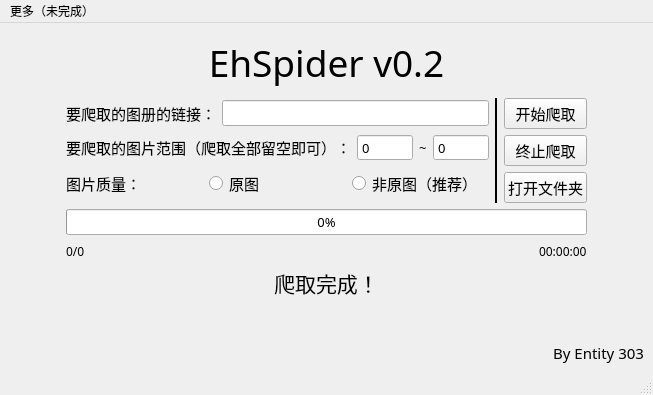
<?xml version="1.0" encoding="UTF-8"?>
<ui version="4.0">
 <class>MainWindow</class>
 <widget class="QMainWindow" name="MainWindow">
  <property name="geometry">
   <rect>
    <x>0</x>
    <y>0</y>
    <width>653</width>
    <height>395</height>
   </rect>
  </property>
  <property name="windowTitle">
   <string>EhSpider v0.2</string>
  </property>
  <widget class="QWidget" name="centralwidget">
   <layout class="QGridLayout" name="gridLayout_3">
    <item row="0" column="1">
     <widget class="QLabel" name="title">
      <property name="font">
       <font>
        <family>微软雅黑</family>
        <pointsize>28</pointsize>
       </font>
      </property>
      <property name="text">
       <string>EhSpider v0.2</string>
      </property>
      <property name="alignment">
       <set>Qt::AlignCenter</set>
      </property>
     </widget>
    </item>
    <item row="1" column="0">
     <spacer name="horizontalSpacer">
      <property name="orientation">
       <enum>Qt::Horizontal</enum>
      </property>
      <property name="sizeHint" stdset="0">
       <size>
        <width>3</width>
        <height>20</height>
       </size>
      </property>
     </spacer>
    </item>
    <item row="1" column="1">
     <layout class="QGridLayout" name="gridLayout_5">
      <item row="0" column="0" rowspan="2">
       <layout class="QGridLayout" name="gridLayout_4">
        <item row="0" column="0">
         <layout class="QGridLayout" name="gridLayout">
          <item row="0" column="0">
           <layout class="QHBoxLayout" name="horizontalLayout">
            <item>
             <widget class="QLabel" name="label_2">
              <property name="font">
               <font>
                <family>微软雅黑</family>
                <pointsize>11</pointsize>
               </font>
              </property>
              <property name="text">
               <string>要爬取的图册的链接：</string>
              </property>
             </widget>
            </item>
            <item>
             <widget class="QLineEdit" name="linkInputBox">
              <property name="sizePolicy">
               <sizepolicy hsizetype="Expanding" vsizetype="Fixed">
                <horstretch>0</horstretch>
                <verstretch>0</verstretch>
               </sizepolicy>
              </property>
              <property name="font">
               <font>
                <family>微软雅黑</family>
                <pointsize>10</pointsize>
               </font>
              </property>
              <property name="text">
               <string/>
              </property>
             </widget>
            </item>
           </layout>
          </item>
          <item row="1" column="0">
           <layout class="QHBoxLayout" name="horizontalLayout_5">
            <item>
             <widget class="QLabel" name="label_3">
              <property name="font">
               <font>
                <family>微软雅黑</family>
                <pointsize>11</pointsize>
               </font>
              </property>
              <property name="text">
               <string>要爬取的图片范围（爬取全部留空即可）：</string>
              </property>
             </widget>
            </item>
            <item>
             <layout class="QHBoxLayout" name="horizontalLayout_2">
              <item>
               <widget class="QSpinBox" name="spinBox">
                <property name="font">
                 <font>
                  <family>微软雅黑</family>
                  <pointsize>10</pointsize>
                 </font>
                </property>
                <property name="buttonSymbols">
                 <enum>QAbstractSpinBox::NoButtons</enum>
                </property>
                <property name="maximum">
                 <number>9999999</number>
                </property>
               </widget>
              </item>
              <item>
               <widget class="QLabel" name="label">
                <property name="font">
                 <font>
                  <family>微软雅黑</family>
                  <pointsize>10</pointsize>
                 </font>
                </property>
                <property name="text">
                 <string>~</string>
                </property>
               </widget>
              </item>
              <item>
               <widget class="QSpinBox" name="spinBox_2">
                <property name="font">
                 <font>
                  <family>微软雅黑</family>
                  <pointsize>10</pointsize>
                 </font>
                </property>
                <property name="buttonSymbols">
                 <enum>QAbstractSpinBox::NoButtons</enum>
                </property>
                <property name="minimum">
                 <number>0</number>
                </property>
                <property name="maximum">
                 <number>9999999</number>
                </property>
                <property name="stepType">
                 <enum>QAbstractSpinBox::DefaultStepType</enum>
                </property>
                <property name="value">
                 <number>0</number>
                </property>
               </widget>
              </item>
             </layout>
            </item>
           </layout>
          </item>
          <item row="2" column="0">
           <layout class="QHBoxLayout" name="horizontalLayout_3">
            <item>
             <widget class="QLabel" name="label_4">
              <property name="font">
               <font>
                <family>微软雅黑</family>
                <pointsize>11</pointsize>
               </font>
              </property>
              <property name="text">
               <string>图片质量：</string>
              </property>
             </widget>
            </item>
            <item>
             <widget class="QRadioButton" name="radioButton">
              <property name="font">
               <font>
                <family>微软雅黑</family>
                <pointsize>11</pointsize>
               </font>
              </property>
              <property name="layoutDirection">
               <enum>Qt::LeftToRight</enum>
              </property>
              <property name="text">
               <string>原图</string>
              </property>
              <attribute name="buttonGroup">
               <string notr="true">buttonGroup</string>
              </attribute>
             </widget>
            </item>
            <item>
             <widget class="QRadioButton" name="radioButton_2">
              <property name="font">
               <font>
                <family>微软雅黑</family>
                <pointsize>11</pointsize>
               </font>
              </property>
              <property name="text">
               <string>非原图（推荐）</string>
              </property>
              <attribute name="buttonGroup">
               <string notr="true">buttonGroup</string>
              </attribute>
             </widget>
            </item>
           </layout>
          </item>
         </layout>
        </item>
        <item row="0" column="1">
         <widget class="Line" name="line">
          <property name="frameShadow">
           <enum>QFrame::Plain</enum>
          </property>
          <property name="lineWidth">
           <number>2</number>
          </property>
          <property name="midLineWidth">
           <number>0</number>
          </property>
          <property name="orientation">
           <enum>Qt::Vertical</enum>
          </property>
         </widget>
        </item>
        <item row="0" column="2">
         <layout class="QVBoxLayout" name="verticalLayout">
          <item>
           <widget class="QPushButton" name="startCrawling">
            <property name="font">
             <font>
              <family>微软雅黑</family>
              <pointsize>11</pointsize>
             </font>
            </property>
            <property name="text">
             <string>开始爬取</string>
            </property>
           </widget>
          </item>
          <item>
           <widget class="QPushButton" name="stopCrawling">
            <property name="font">
             <font>
              <family>微软雅黑</family>
              <pointsize>11</pointsize>
             </font>
            </property>
            <property name="text">
             <string>终止爬取</string>
            </property>
           </widget>
          </item>
          <item>
           <widget class="QPushButton" name="openFolder">
            <property name="font">
             <font>
              <family>微软雅黑</family>
              <pointsize>11</pointsize>
             </font>
            </property>
            <property name="text">
             <string>打开文件夹</string>
            </property>
           </widget>
          </item>
         </layout>
        </item>
       </layout>
      </item>
      <item row="2" column="0">
       <layout class="QGridLayout" name="gridLayout_2">
        <item row="2" column="0">
         <widget class="QLabel" name="status">
          <property name="font">
           <font>
            <family>微软雅黑</family>
            <pointsize>16</pointsize>
           </font>
          </property>
          <property name="text">
           <string>爬取完成！</string>
          </property>
          <property name="alignment">
           <set>Qt::AlignCenter</set>
          </property>
         </widget>
        </item>
        <item row="1" column="0">
         <layout class="QHBoxLayout" name="horizontalLayout_4">
          <item>
           <widget class="QLabel" name="progress">
            <property name="font">
             <font>
              <family>微软雅黑</family>
             </font>
            </property>
            <property name="text">
             <string>0/0</string>
            </property>
           </widget>
          </item>
          <item>
           <spacer name="horizontalSpacer_3">
            <property name="orientation">
             <enum>Qt::Horizontal</enum>
            </property>
            <property name="sizeHint" stdset="0">
             <size>
              <width>40</width>
              <height>20</height>
             </size>
            </property>
           </spacer>
          </item>
          <item>
           <widget class="QLabel" name="time">
            <property name="font">
             <font>
              <family>微软雅黑</family>
             </font>
            </property>
            <property name="text">
             <string>00:00:00</string>
            </property>
           </widget>
          </item>
         </layout>
        </item>
        <item row="0" column="0">
         <widget class="QProgressBar" name="progressBar">
          <property name="font">
           <font>
            <family>微软雅黑</family>
            <pointsize>10</pointsize>
           </font>
          </property>
          <property name="value">
           <number>0</number>
          </property>
         </widget>
        </item>
       </layout>
      </item>
     </layout>
    </item>
    <item row="1" column="2">
     <spacer name="horizontalSpacer_2">
      <property name="orientation">
       <enum>Qt::Horizontal</enum>
      </property>
      <property name="sizeHint" stdset="0">
       <size>
        <width>3</width>
        <height>20</height>
       </size>
      </property>
     </spacer>
    </item>
    <item row="2" column="0" colspan="3">
     <widget class="QLabel" name="author">
      <property name="font">
       <font>
        <family>微软雅黑</family>
        <pointsize>11</pointsize>
       </font>
      </property>
      <property name="layoutDirection">
       <enum>Qt::LeftToRight</enum>
      </property>
      <property name="text">
       <string>By Entity 303</string>
      </property>
      <property name="alignment">
       <set>Qt::AlignBottom|Qt::AlignRight|Qt::AlignTrailing</set>
      </property>
     </widget>
    </item>
   </layout>
  </widget>
  <widget class="QMenuBar" name="menubar">
   <property name="geometry">
    <rect>
     <x>0</x>
     <y>0</y>
     <width>653</width>
     <height>22</height>
    </rect>
   </property>
   <widget class="QMenu" name="menu">
    <property name="title">
     <string>更多（未完成）</string>
    </property>
    <addaction name="actionHelp"/>
    <addaction name="actionGuanyu"/>
   </widget>
   <addaction name="menu"/>
  </widget>
  <widget class="QStatusBar" name="statusbar"/>
  <action name="actionHelp">
   <property name="text">
    <string>帮助</string>
   </property>
   <property name="font">
    <font>
     <family>微软雅黑</family>
    </font>
   </property>
  </action>
  <action name="actionGuanyu">
   <property name="text">
    <string>关于</string>
   </property>
   <property name="font">
    <font>
     <family>微软雅黑</family>
    </font>
   </property>
  </action>
 </widget>
 <resources/>
 <connections/>
 <buttongroups>
  <buttongroup name="buttonGroup">
   <property name="exclusive">
    <bool>true</bool>
   </property>
  </buttongroup>
 </buttongroups>
</ui>
